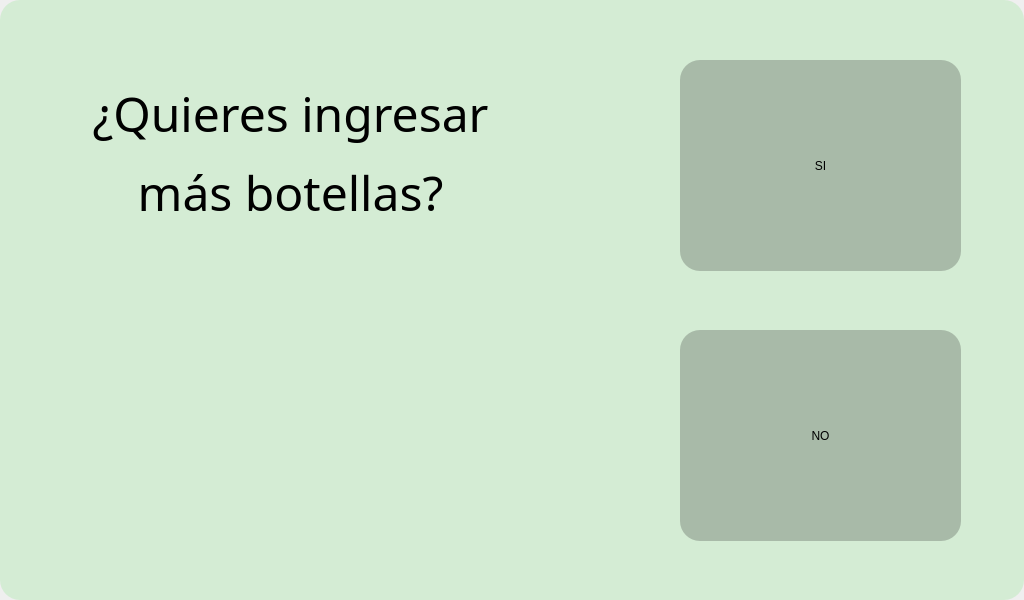
<?xml version="1.0" encoding="UTF-8"?>
<ui version="4.0">
 <class>agregarbotellas</class>
 <widget class="QMainWindow" name="agregarbotellas">
  <property name="geometry">
   <rect>
    <x>0</x>
    <y>0</y>
    <width>1024</width>
    <height>600</height>
   </rect>
  </property>
  <property name="font">
   <font>
    <family>MS UI Gothic</family>
   </font>
  </property>
  <property name="cursor">
   <cursorShape>ArrowCursor</cursorShape>
  </property>
  <property name="contextMenuPolicy">
   <enum>Qt::ActionsContextMenu</enum>
  </property>
  <property name="windowTitle">
   <string>PET-EATER</string>
  </property>
  <property name="windowIcon">
   <iconset theme="PET">
    <normaloff>:/icono/PET.png</normaloff>:/icono/PET.png</iconset>
  </property>
  <property name="styleSheet">
   <string notr="true"/>
  </property>
  <widget class="QWidget" name="centralwidget">
   <widget class="QFrame" name="fondo">
    <property name="geometry">
     <rect>
      <x>0</x>
      <y>0</y>
      <width>1024</width>
      <height>600</height>
     </rect>
    </property>
    <property name="styleSheet">
     <string notr="true">QFrame{
	
	
	background-color: rgb(212, 236, 212);
	border-radius:20px;
}</string>
    </property>
    <property name="frameShape">
     <enum>QFrame::StyledPanel</enum>
    </property>
    <property name="frameShadow">
     <enum>QFrame::Raised</enum>
    </property>
    <widget class="QLabel" name="label">
     <property name="geometry">
      <rect>
       <x>60</x>
       <y>80</y>
       <width>461</width>
       <height>131</height>
      </rect>
     </property>
     <property name="font">
      <font>
       <family>Century Gothic</family>
       <pointsize>21</pointsize>
       <weight>50</weight>
       <bold>false</bold>
      </font>
     </property>
     <property name="layoutDirection">
      <enum>Qt::LeftToRight</enum>
     </property>
     <property name="frameShape">
      <enum>QFrame::NoFrame</enum>
     </property>
     <property name="frameShadow">
      <enum>QFrame::Plain</enum>
     </property>
     <property name="text">
      <string>&lt;html&gt;&lt;head/&gt;&lt;body&gt;&lt;p&gt;&lt;span style=&quot; font-size:36pt;&quot;&gt;¿Quieres ingresar&lt;/span&gt;&lt;/p&gt;&lt;p&gt;&lt;span style=&quot; font-size:36pt;&quot;&gt; más botellas?&lt;/span&gt;&lt;/p&gt;&lt;/body&gt;&lt;/html&gt;</string>
     </property>
     <property name="alignment">
      <set>Qt::AlignCenter</set>
     </property>
    </widget>
    <widget class="QPushButton" name="botonsi">
     <property name="geometry">
      <rect>
       <x>680</x>
       <y>60</y>
       <width>281</width>
       <height>211</height>
      </rect>
     </property>
     <property name="styleSheet">
      <string notr="true">background-color: rgb(168, 186, 168);
font: 75 36pt &quot;Century Gothic&quot;;
border-radius:20px;</string>
     </property>
     <property name="text">
      <string>SI</string>
     </property>
    </widget>
    <widget class="QPushButton" name="botonno">
     <property name="geometry">
      <rect>
       <x>680</x>
       <y>330</y>
       <width>281</width>
       <height>211</height>
      </rect>
     </property>
     <property name="styleSheet">
      <string notr="true">background-color: rgb(168, 186, 168);
font: 75 36pt &quot;Century Gothic&quot;;
border-radius:20px;</string>
     </property>
     <property name="text">
      <string>NO</string>
     </property>
    </widget>
    <widget class="QFrame" name="frame">
     <property name="geometry">
      <rect>
       <x>90</x>
       <y>260</y>
       <width>421</width>
       <height>281</height>
      </rect>
     </property>
     <property name="styleSheet">
      <string notr="true">image: url(:/imagenes/agregarbasura.png);</string>
     </property>
     <property name="frameShape">
      <enum>QFrame::StyledPanel</enum>
     </property>
     <property name="frameShadow">
      <enum>QFrame::Raised</enum>
     </property>
    </widget>
   </widget>
  </widget>
 </widget>
 <resources>
  <include location="imag.qrc"/>
 </resources>
 <connections/>
</ui>
